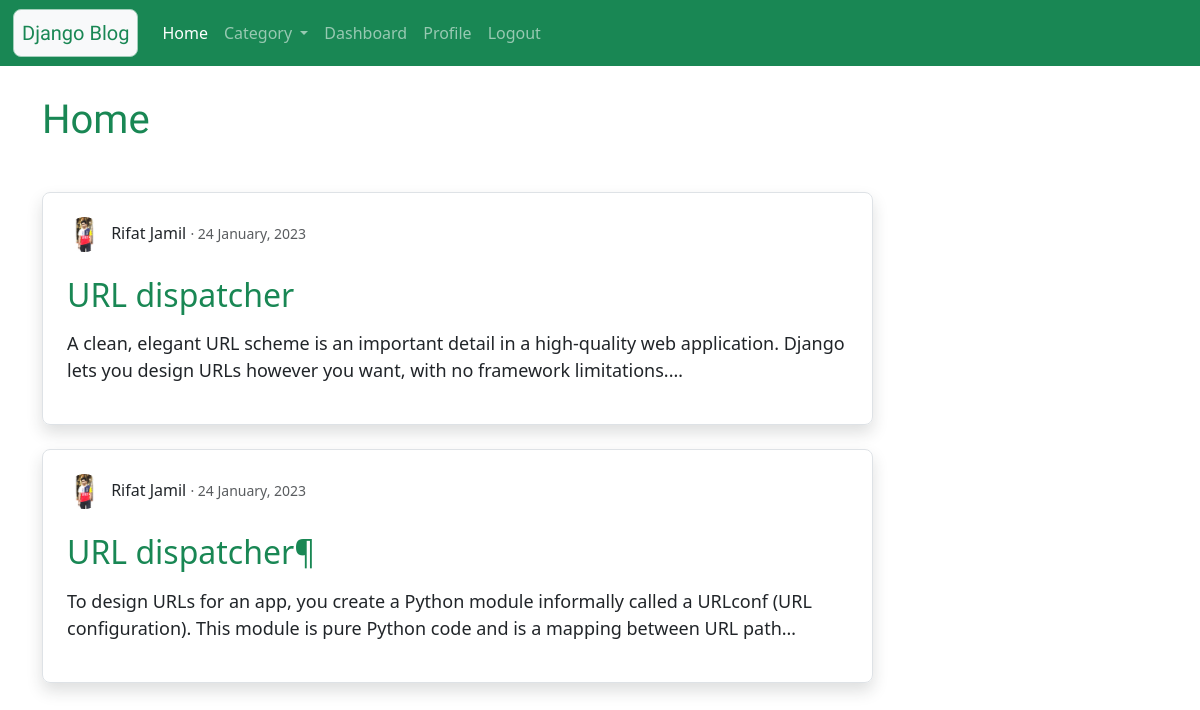
/category/Django (signed in), run on the app's committed database.
### blog/models.py (models this page shows, shortened)
class Blog(models.Model):
    user = models.ForeignKey(User,on_delete=models.CASCADE)
    category = models.CharField(max_length=100, choices=category)
    title = models.CharField(max_length=150)
    description = models.TextField()
    create_at = models.DateTimeField(auto_now_add=True)
    update_at = models.DateTimeField(auto_now=True)

class Profile(models.Model):
    user = models.OneToOneField(User, on_delete=models.CASCADE)
    image = models.ImageField(default='default.jpg', upload_to='profile_pics')

### blog/views.py (the view)
# urls.py: path('category/<cat>', views.category, name='category'),
def category(request, cat):
    context = {
        'category_blog' : Blog.objects.filter(category = cat),
        'all_blog' : Blog.objects.all(),
    }
    return render(request, 'blog/category.html', context)

### template/blog/category.html (shortened to what this page needs)
{% extends 'blog/base.html' %}
{% load static %}
{% block content %}
<div class="col-sm-9  my-5">
  <h1 class="text-success Rounded my-5">
    Home
  </h1>
  {% if category_blog %}
  {% for blog in category_blog %}
  <div class="jumbotron p-3 shadow border rounded-3 px-4 py-4">
    <div class="">
      <img class="rounded-circle img-fluid article-img" src="{{ blog.user.profile.image.url }}">
      <a class="mr-2 disabled-link text-dark " href="{% url 'profile' blog.user.id %}">{{ blog.user.first_name }} {{ blog.user.last_name }}</a>
      <small class="text-muted"> &centerdot; {{ blog.create_at|date:"d F, Y" }}</small>
    </div> <br>
    <p><a class="disabled-link text-success h2" href="{% url 'blog' blog.id %}">{{ blog.title }}</a></p>
    <p class="article-content p-s demo-1">{{blog.description}}</p>
  </div><br>
  {% endfor %}
  {% else %}
  <h4 class="text-center alert alert-warning"> No Records </h4>
{% endif %}
{% endblock content %}

### static/blog/css/style.css (style rules this page uses)
.disabled-link:link { background-color: transparent; text-decoration: none; }
.Rounded { font-family: 'Kalam', cursive; }
.article-content { white-space: pre-line; }
.article-img { height: 35px; width: 35px; margin-right: 5px; }
.demo-1 { overflow: hidden; display: -webkit-box; -webkit-line-clamp: 2; -webkit-box-orient: vertical; }
.p-s { font-size: 18px; }

### data on the page
Blog: user.profile.image (picture), user.first_name "Rifat", user.last_name "Jamil", create_at "24 January, 2023", title "URL dispatcher", description "A clean, elegant URL scheme is an important detail in a high-quality web application. Django lets you design URLs however you want, with no framework…"
Blog: user.profile.image (picture), user.first_name "Rifat", user.last_name "Jamil", create_at "24 January, 2023", title "URL dispatcher¶", description "To design URLs for an app, you create a Python module informally called a URLconf (URL configuration). This module is pure Python code and is a mapping between URL…"
